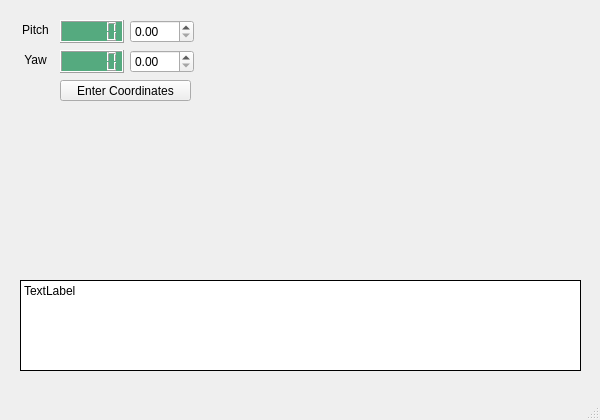
<?xml version="1.0" encoding="UTF-8"?>
<ui version="4.0">
 <class>RaspberryPiUtilityClass</class>
 <widget class="QMainWindow" name="RaspberryPiUtilityClass">
  <property name="geometry">
   <rect>
    <x>0</x>
    <y>0</y>
    <width>600</width>
    <height>420</height>
   </rect>
  </property>
  <property name="minimumSize">
   <size>
    <width>300</width>
    <height>200</height>
   </size>
  </property>
  <property name="windowTitle">
   <string>RaspberryPiUtility</string>
  </property>
  <widget class="QWidget" name="centralWidget">
   <widget class="QLabel" name="console">
    <property name="geometry">
     <rect>
      <x>20</x>
      <y>280</y>
      <width>561</width>
      <height>91</height>
     </rect>
    </property>
    <property name="palette">
     <palette>
      <active>
       <colorrole role="Base">
        <brush brushstyle="SolidPattern">
         <color alpha="255">
          <red>255</red>
          <green>255</green>
          <blue>255</blue>
         </color>
        </brush>
       </colorrole>
       <colorrole role="Window">
        <brush brushstyle="SolidPattern">
         <color alpha="255">
          <red>255</red>
          <green>255</green>
          <blue>255</blue>
         </color>
        </brush>
       </colorrole>
      </active>
      <inactive>
       <colorrole role="Base">
        <brush brushstyle="SolidPattern">
         <color alpha="255">
          <red>255</red>
          <green>255</green>
          <blue>255</blue>
         </color>
        </brush>
       </colorrole>
       <colorrole role="Window">
        <brush brushstyle="SolidPattern">
         <color alpha="255">
          <red>255</red>
          <green>255</green>
          <blue>255</blue>
         </color>
        </brush>
       </colorrole>
      </inactive>
      <disabled>
       <colorrole role="Base">
        <brush brushstyle="SolidPattern">
         <color alpha="255">
          <red>255</red>
          <green>255</green>
          <blue>255</blue>
         </color>
        </brush>
       </colorrole>
       <colorrole role="Window">
        <brush brushstyle="SolidPattern">
         <color alpha="255">
          <red>255</red>
          <green>255</green>
          <blue>255</blue>
         </color>
        </brush>
       </colorrole>
      </disabled>
     </palette>
    </property>
    <property name="autoFillBackground">
     <bool>true</bool>
    </property>
    <property name="frameShape">
     <enum>QFrame::Box</enum>
    </property>
    <property name="frameShadow">
     <enum>QFrame::Plain</enum>
    </property>
    <property name="text">
     <string>TextLabel</string>
    </property>
    <property name="alignment">
     <set>Qt::AlignLeading|Qt::AlignLeft|Qt::AlignTop</set>
    </property>
    <property name="wordWrap">
     <bool>true</bool>
    </property>
    <property name="margin">
     <number>10</number>
    </property>
   </widget>
   <widget class="QDoubleSpinBox" name="yaw_input">
    <property name="geometry">
     <rect>
      <x>130</x>
      <y>50</y>
      <width>64</width>
      <height>23</height>
     </rect>
    </property>
   </widget>
   <widget class="QDoubleSpinBox" name="pitch_input">
    <property name="geometry">
     <rect>
      <x>130</x>
      <y>20</y>
      <width>64</width>
      <height>23</height>
     </rect>
    </property>
   </widget>
   <widget class="QLCDNumber" name="pitch_dis">
    <property name="geometry">
     <rect>
      <x>60</x>
      <y>20</y>
      <width>64</width>
      <height>23</height>
     </rect>
    </property>
    <property name="palette">
     <palette>
      <active>
       <colorrole role="Base">
        <brush brushstyle="SolidPattern">
         <color alpha="255">
          <red>255</red>
          <green>255</green>
          <blue>255</blue>
         </color>
        </brush>
       </colorrole>
       <colorrole role="Window">
        <brush brushstyle="SolidPattern">
         <color alpha="255">
          <red>85</red>
          <green>170</green>
          <blue>127</blue>
         </color>
        </brush>
       </colorrole>
      </active>
      <inactive>
       <colorrole role="Base">
        <brush brushstyle="SolidPattern">
         <color alpha="255">
          <red>255</red>
          <green>255</green>
          <blue>255</blue>
         </color>
        </brush>
       </colorrole>
       <colorrole role="Window">
        <brush brushstyle="SolidPattern">
         <color alpha="255">
          <red>85</red>
          <green>170</green>
          <blue>127</blue>
         </color>
        </brush>
       </colorrole>
      </inactive>
      <disabled>
       <colorrole role="Base">
        <brush brushstyle="SolidPattern">
         <color alpha="255">
          <red>85</red>
          <green>170</green>
          <blue>127</blue>
         </color>
        </brush>
       </colorrole>
       <colorrole role="Window">
        <brush brushstyle="SolidPattern">
         <color alpha="255">
          <red>85</red>
          <green>170</green>
          <blue>127</blue>
         </color>
        </brush>
       </colorrole>
      </disabled>
     </palette>
    </property>
    <property name="autoFillBackground">
     <bool>true</bool>
    </property>
   </widget>
   <widget class="QLabel" name="label">
    <property name="geometry">
     <rect>
      <x>20</x>
      <y>20</y>
      <width>31</width>
      <height>20</height>
     </rect>
    </property>
    <property name="text">
     <string>Pitch</string>
    </property>
    <property name="alignment">
     <set>Qt::AlignCenter</set>
    </property>
   </widget>
   <widget class="QLCDNumber" name="yaw_dis">
    <property name="geometry">
     <rect>
      <x>60</x>
      <y>50</y>
      <width>64</width>
      <height>23</height>
     </rect>
    </property>
    <property name="palette">
     <palette>
      <active>
       <colorrole role="Base">
        <brush brushstyle="SolidPattern">
         <color alpha="255">
          <red>255</red>
          <green>255</green>
          <blue>255</blue>
         </color>
        </brush>
       </colorrole>
       <colorrole role="Window">
        <brush brushstyle="SolidPattern">
         <color alpha="255">
          <red>85</red>
          <green>170</green>
          <blue>127</blue>
         </color>
        </brush>
       </colorrole>
      </active>
      <inactive>
       <colorrole role="Base">
        <brush brushstyle="SolidPattern">
         <color alpha="255">
          <red>255</red>
          <green>255</green>
          <blue>255</blue>
         </color>
        </brush>
       </colorrole>
       <colorrole role="Window">
        <brush brushstyle="SolidPattern">
         <color alpha="255">
          <red>85</red>
          <green>170</green>
          <blue>127</blue>
         </color>
        </brush>
       </colorrole>
      </inactive>
      <disabled>
       <colorrole role="Base">
        <brush brushstyle="SolidPattern">
         <color alpha="255">
          <red>85</red>
          <green>170</green>
          <blue>127</blue>
         </color>
        </brush>
       </colorrole>
       <colorrole role="Window">
        <brush brushstyle="SolidPattern">
         <color alpha="255">
          <red>85</red>
          <green>170</green>
          <blue>127</blue>
         </color>
        </brush>
       </colorrole>
      </disabled>
     </palette>
    </property>
    <property name="autoFillBackground">
     <bool>true</bool>
    </property>
   </widget>
   <widget class="QLabel" name="label_2">
    <property name="geometry">
     <rect>
      <x>20</x>
      <y>50</y>
      <width>31</width>
      <height>20</height>
     </rect>
    </property>
    <property name="text">
     <string>Yaw</string>
    </property>
    <property name="alignment">
     <set>Qt::AlignCenter</set>
    </property>
   </widget>
   <widget class="QPushButton" name="enter_button">
    <property name="geometry">
     <rect>
      <x>60</x>
      <y>80</y>
      <width>131</width>
      <height>21</height>
     </rect>
    </property>
    <property name="text">
     <string>Enter Coordinates</string>
    </property>
   </widget>
  </widget>
  <widget class="QStatusBar" name="statusBar"/>
  <widget class="QMenuBar" name="menuBar">
   <property name="geometry">
    <rect>
     <x>0</x>
     <y>0</y>
     <width>600</width>
     <height>21</height>
    </rect>
   </property>
  </widget>
 </widget>
 <layoutdefault spacing="6" margin="11"/>
 <resources>
  <include location="raspberrypiutility.qrc"/>
 </resources>
 <connections/>
</ui>
